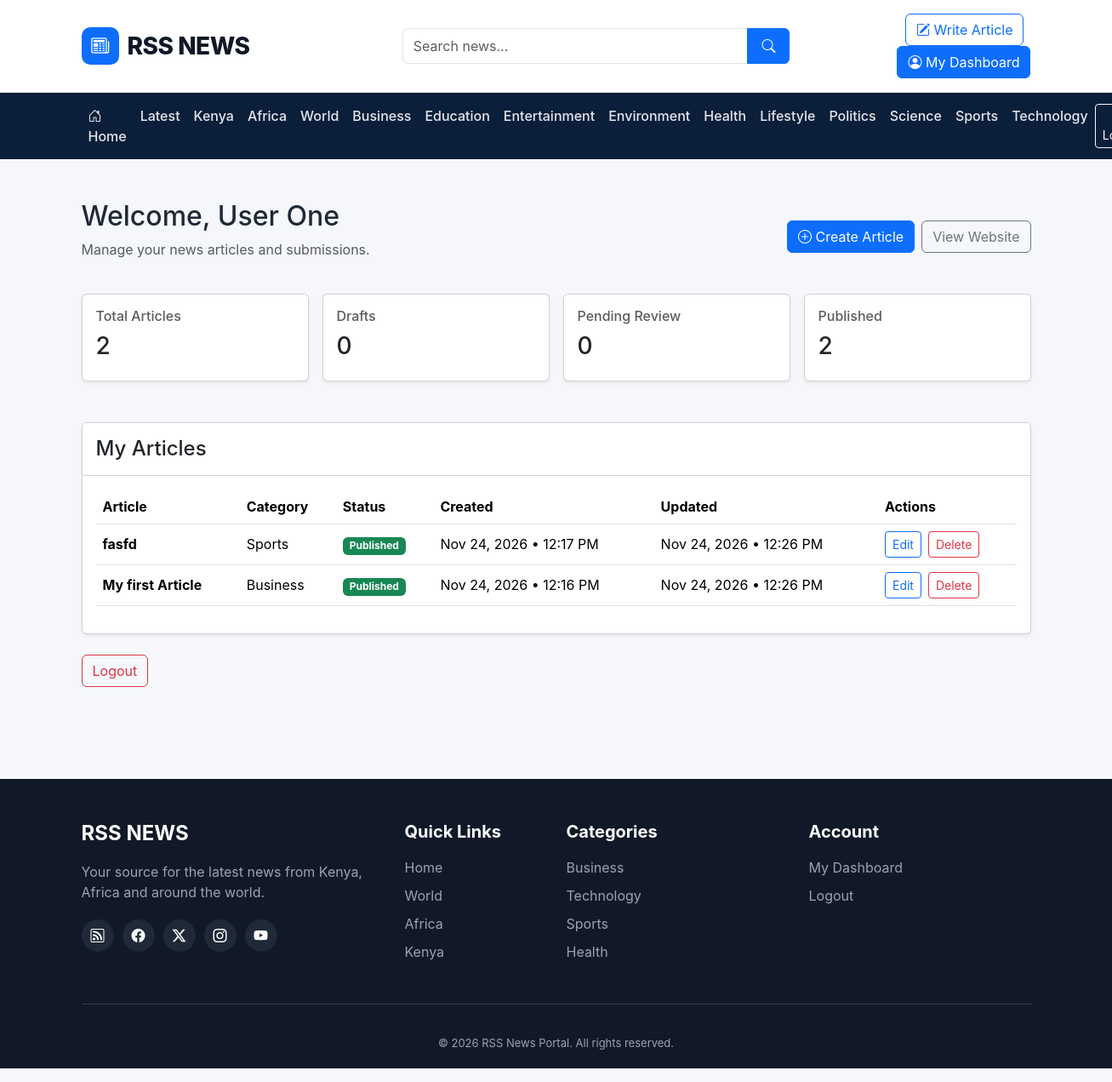
Page /user/dashboard.php (signed in) on the committed database.
### tables this page shows
CREATE TABLE `categories` (
  `id` int(10) UNSIGNED NOT NULL,
  `name` varchar(100) NOT NULL,
  `slug` varchar(150) NOT NULL,
  `description` varchar(255) DEFAULT NULL,
  `category_type` enum('topic','legacy_geo') NOT NULL DEFAULT 'topic',
  `status` enum('active','inactive') NOT NULL DEFAULT 'active',
  `created_at` timestamp NOT NULL DEFAULT current_timestamp(),
  `updated_at` timestamp NOT NULL DEFAULT current_timestamp() ON UPDATE current_timestamp()
);

CREATE TABLE `articles` (
  `id` int(10) UNSIGNED NOT NULL,
  `user_id` int(10) UNSIGNED DEFAULT NULL,
  `category_id` int(10) UNSIGNED DEFAULT NULL,
  `region` enum('kenya','africa','world') NOT NULL DEFAULT 'world',
  `country_code` char(2) DEFAULT NULL,
  `classification_confidence` decimal(5,2) DEFAULT NULL,
  `classification_source` enum('manual','rss_rules','author_review') NOT NULL DEFAULT 'manual',
  `classification_needs_review` tinyint(1) NOT NULL DEFAULT 0,
  `classification_notes` varchar(500) DEFAULT NULL,
  `is_featured` tinyint(1) NOT NULL DEFAULT 0,
  `is_breaking` tinyint(1) NOT NULL DEFAULT 0,
  `scheduled_at` datetime DEFAULT NULL,
  `rss_feed_id` int(10) UNSIGNED DEFAULT NULL,
  `title` varchar(255) NOT NULL,
  `slug` varchar(300) NOT NULL,
  `excerpt` text DEFAULT NULL,
  `content` longtext DEFAULT NULL,
  `featured_image` varchar(2048) DEFAULT NULL,
  `source_name` varchar(150) DEFAULT NULL,
  `source_url` varchar(2048) DEFAULT NULL,
  `article_type` enum('user','rss') NOT NULL DEFAULT 'user',
  `status` enum('draft','pending','published','rejected') NOT NULL DEFAULT 'draft',
  `published_at` datetime DEFAULT NULL,
  `created_at` timestamp NOT NULL DEFAULT current_timestamp(),
  `updated_at` timestamp NOT NULL DEFAULT current_timestamp() ON UPDATE current_timestamp(),
  `deleted_at` datetime DEFAULT NULL
);

### includes/functions.php (called while the page is built, shortened)
<?php
function e(mixed $value): string
{
    return htmlspecialchars((string) $value, ENT_QUOTES, 'UTF-8');
}
function url(string $path = ''): string
{
    return BASE_URL . '/' . ltrim($path, '/');
}
function formatNewsDate(?string $date): string
{
    $timestamp = strtotime($date);
    return $timestamp === false
        ? ''
        : date('M d, Y • h:i A', $timestamp);
}
function categoryUrl(string $slug): string
{
    return url('category.php?slug=' . urlencode($slug));
}

### includes/auth.php (called while the page is built, shortened)
<?php
require_once __DIR__ . '/functions.php';
function isLoggedIn(): bool
{
    return isset($_SESSION['user_id']);
}
function currentUserRole(): ?string
{
    return $_SESSION['user_role'] ?? null;
}

### user/dashboard.php (the view, shortened to what this page needs)
<?php
require_once __DIR__ . '/../config/database.php';
require_once __DIR__ . '/../includes/functions.php';
require_once __DIR__ . '/../includes/auth.php';
$userId = currentUserId();
$stmt = $pdo->prepare("
    SELECT
        a.id,
        a.title,
        a.slug,
        a.status,
        a.created_at,
        a.updated_at,
        a.published_at,
        c.name AS category_name
    FROM articles a
    LEFT JOIN categories c ON a.category_id = c.id
    WHERE a.user_id = ?
      AND a.article_type = 'user'
      AND a.deleted_at IS NULL
    ORDER BY a.created_at DESC
");
$stmt->execute([$userId]);
$articles = $stmt->fetchAll();
$statusCounts = [
    'draft' => 0,
    'pending' => 0,
    'published' => 0,
    'rejected' => 0
];
foreach ($articles as $article) {
    if (isset($statusCounts[$article['status']])) {
        $statusCounts[$article['status']]++;
    }
}
require_once __DIR__ . '/../includes/header.php';
?>
<div class="container py-5">
    <div class="d-flex flex-wrap justify-content-between align-items-center mb-4">
        <div>
            <h2>
                Welcome, <?= e($_SESSION['user_name'] ?? 'User') ?>
            </h2>
            <p class="text-muted">
                Manage your news articles and submissions.
            </p>
        </div>
        <div class="d-flex gap-2">
            <a href="<?= e(url('user/create_article.php')) ?>"
               class="btn btn-primary">
                <i class="bi bi-plus-circle"></i>
                Create Article
            </a>
            <a href="<?= e(url('index.php')) ?>"
               class="btn btn-outline-secondary">
                View Website
            </a>
        </div>
    </div>
    <div class="row g-3 mb-5">
        <div class="col-md-3">
            <div class="card shadow-sm">
                <div class="card-body">
                    <h6 class="text-muted">Total Articles</h6>
                    <h3><?= count($articles) ?></h3>
                </div>
            </div>
        </div>
        <div class="col-md-3">
            <div class="card shadow-sm">
                <div class="card-body">
                    <h6 class="text-muted">Drafts</h6>
                    <h3><?= $statusCounts['draft'] ?></h3>
                </div>
            </div>
        </div>
        <div class="col-md-3">
            <div class="card shadow-sm">
                <div class="card-body">
                    <h6 class="text-muted">Pending Review</h6>
                    <h3><?= $statusCounts['pending'] ?></h3>
                </div>
            </div>
        </div>
        <div class="col-md-3">
            <div class="card shadow-sm">
                <div class="card-body">
                    <h6 class="text-muted">Published</h6>
                    <h3><?= $statusCounts['published'] ?></h3>
                </div>
            </div>
        </div>
    </div>
    <div class="card shadow-sm">
        <div class="card-header bg-white py-3">
            <h4 class="mb-0">My Articles</h4>
        </div>
        <div class="card-body">
            <?php if (!$articles): ?>
                <div class="text-center py-5">
                    <i class="bi bi-newspaper display-4 text-muted"></i>
                    <h5 class="mt-3">You have not created any articles yet.</h5>
                    <p class="text-muted">
                        Start contributing by writing your first article.
                    </p>
                    <a href="<?= e(url('user/create_article.php')) ?>"
                       class="btn btn-primary">
                        Create Your First Article
                    </a>
                </div>
            <?php else: ?>
                <div class="table-responsive">
                    <table class="table table-hover align-middle">
                        <thead>
                            <tr>
                                <th>Article</th>
                                <th>Category</th>
                                <th>Status</th>
                                <th>Created</th>
                                <th>Updated</th>
                                <th>Actions</th>
                            </tr>
                        </thead>
                        <tbody>
                        <?php foreach ($articles as $article): ?>
                            <?php
                            $statusClass = match ($article['status']) {
                                'published' => 'success',
                                'pending' => 'warning',
                                'rejected' => 'danger',
                                default => 'secondary'
                            };
                            ?>
                            <tr>
                                <td>
                                    <strong><?= e($article['title']) ?></strong>
                                </td>
                                <td>
                                    <?= e($article['category_name'] ?? 'Uncategorized') ?>
                                </td>
                                <td>
                                    <span class="badge bg-<?= $statusClass ?>">
                                        <?= e(ucfirst($article['status'])) ?>
                                    </span>
                                </td>
                                <td>
                                    <?= e(formatNewsDate($article['created_at'])) ?>
                                </td>
                                <td>
                                    <?= e(formatNewsDate($article['updated_at'])) ?>
                                </td>
                                <td>
                                    <div class="d-flex gap-2">
                                        <a
                                            href="<?= e(url('user/edit_article.php?id=' . (int) $article['id'])) ?>"
                                            class="btn btn-sm btn-outline-primary"
                                        >
                                            Edit
                                        </a>
                                        <form
                                            method="POST"
                                            action="<?= e(url('user/delete_article.php')) ?>"
                                            onsubmit="return confirm('Are you sure you want to delete this article?');"
                                        >
                                            <button
                                                type="submit"
                                                class="btn btn-sm btn-outline-danger"
                                            >
                                                Delete
                                            </button>
                                        </form>
                                    </div>
                                </td>
                            </tr>
                        <?php endforeach; ?>
                        </tbody>
                    </table>
                </div>
            <?php endif; ?>
        </div>
    </div>
    <div class="mt-4">
        <a href="<?= e(url('logout.php')) ?>"
           class="btn btn-outline-danger">
            Logout
        </a>
    </div>
</div>
<?php require_once __DIR__ . '/../includes/footer.php'; ?>

### includes/header.php (shortened to what this page needs)
<?php
require_once __DIR__ . '/functions.php';
require_once __DIR__ . '/auth.php';
require_once __DIR__ . '/../config/database.php';
$loggedIn = isLoggedIn();
$userRole = currentUserRole();
$isStaff = in_array($userRole, ['admin', 'author'], true);
$dashboardPath = $userRole === 'admin' ? 'admin/index.php' : ($userRole === 'author' ? 'admin/articles.php' : 'user/dashboard.php');
?>
<!DOCTYPE html>
<html lang="en">
<head>
    <link href="https://cdn.jsdelivr.net/npm/bootstrap@5.3.3/dist/css/bootstrap.min.css" rel="stylesheet">
    <link href="https://cdn.jsdelivr.net/npm/bootstrap-icons@1.11.3/font/bootstrap-icons.css" rel="stylesheet">
    <link rel="stylesheet" href="<?= e(url('assets/css/style.css')) ?>">
</head>
<body>
<header class="main-header">
    <div class="container">
        <div class="row align-items-center py-3 g-3">
            <div class="col-lg-4 col-md-5">
                <a href="<?= e(url('index.php')) ?>" class="site-logo text-decoration-none">
                    <span class="logo-icon"><i class="bi bi-newspaper"></i></span>
                    <span>RSS NEWS</span>
                </a>
            </div>
            <div class="col-lg-5 col-md-7">
                <form action="<?= e(url('search.php')) ?>" method="GET" class="search-form">
                    <div class="input-group">
                        <input type="search" name="q" class="form-control"
                               placeholder="Search news..." required
                               value="<?= e($_GET['q'] ?? '') ?>">
                        <button class="btn btn-primary" type="submit" aria-label="Search">
                            <i class="bi bi-search"></i>
                        </button>
                    </div>
                </form>
            </div>
            <div class="col-lg-3 text-lg-end">
                <?php if ($loggedIn): ?>
                    <?php if (!$isStaff): ?>
                        <a href="<?= e(url('user/create_article.php')) ?>" class="btn btn-outline-primary me-2">
                            <i class="bi bi-pencil-square"></i> Write Article
                        </a>
                    <?php endif; ?>
                    <a href="<?= e(url($dashboardPath)) ?>" class="btn btn-primary">
                        <i class="bi bi-person-circle"></i> My Dashboard
                    </a>
                <?php else: ?>
                    <a href="<?= e(url('register.php')) ?>" class="btn btn-primary">
                        <i class="bi bi-person-plus"></i> Join Us
                    </a>
                <?php endif; ?>
            </div>
        </div>
    </div>
</header>
<nav class="navbar navbar-expand-lg navbar-dark main-navbar">
    <div class="container">
        <div class="collapse navbar-collapse" id="mainNavigation">
            <?php
            $navigationCategories = [];
            try {
                $navigationStmt = $pdo->query("
                    SELECT name, slug
                    FROM categories
                    WHERE status = 'active'
                      AND category_type = 'topic'
                      AND slug NOT IN ('kenya', 'africa', 'world')
                    ORDER BY name ASC
                    LIMIT 12
                ");
                $navigationCategories = $navigationStmt->fetchAll(PDO::FETCH_ASSOC);
            } catch (Throwable $navigationError) {
                error_log('Navigation categories error: ' . $navigationError->getMessage());
            }
            ?>
            <ul class="navbar-nav me-auto mb-2 mb-lg-0">
                <li class="nav-item"><a class="nav-link" href="<?= e(url('index.php')) ?>"><i class="bi bi-house-door"></i> Home</a></li>
                <li class="nav-item"><a class="nav-link" href="<?= e(url('latest.php')) ?>">Latest</a></li>
                <li class="nav-item"><a class="nav-link" href="<?= e(url('latest.php?region=kenya')) ?>">Kenya</a></li>
                <li class="nav-item"><a class="nav-link" href="<?= e(url('latest.php?region=africa')) ?>">Africa</a></li>
                <li class="nav-item"><a class="nav-link" href="<?= e(url('latest.php?region=world')) ?>">World</a></li>
                <?php foreach ($navigationCategories as $navigationCategory): ?>
                    <li class="nav-item">
                        <a class="nav-link" href="<?= e(categoryUrl($navigationCategory['slug'])) ?>">
                            <?= e($navigationCategory['name']) ?>
                        </a>
                    </li>
                <?php endforeach; ?>
            </ul>
            <div class="d-flex gap-2">
                <?php if ($loggedIn): ?>
                    <a href="<?= e(url('logout.php')) ?>" class="btn btn-outline-light btn-sm">
                        <i class="bi bi-box-arrow-right"></i> Logout
                    </a>
                <?php else: ?>
                    <a href="<?= e(url('login.php')) ?>" class="btn btn-outline-light btn-sm">
                        <i class="bi bi-person"></i> Login
                    </a>
                <?php endif; ?>
            </div>
        </div>
    </div>
</nav>
<main>

### assets/css/style.css (style rules this page uses)
:root { --primary: #0d6efd; --primary-dark: #084298; --dark: #111827; --light: #f5f7fa; --border: #e5e7eb; --text: #1f2937; --muted: #6b7280; }
* { box-sizing: border-box; }
body { margin: 0; background: var(--light); color: var(--text); font-family: -apple-system, BlinkMacSystemFont, "Segoe UI", Roboto, Arial, sans-serif; }
.main-header { background: white; border-bottom: 1px solid var(--border); }
.site-logo { display: inline-flex; align-items: center; gap: 10px; text-decoration: none; color: var(--dark); font-size: 28px; font-weight: 800; letter-spacing: -0.5px; }
.logo-icon { width: 44px; height: 44px; display: inline-flex; align-items: center; justify-content: center; background: var(--primary); color: white; border-radius: 10px; font-size: 21px; }
.search-form .form-control { border-radius: 6px 0 0 6px; min-height: 42px; }
.search-form .btn { min-width: 50px; }
.main-navbar { background: #0b1f3a; padding: 0; }
.main-navbar .nav-link { color: #e5e7eb; font-weight: 500; padding: 15px 13px; }
main { min-height: 600px; }

### rows in the picture
categories: name "Business"
categories: name "Education"
categories: name "Entertainment"
categories: name "Environment"
categories: name "Health"
categories: name "Lifestyle"
categories: name "Politics"
categories: name "Science"
categories: name "Sports"
categories: name "Technology"
articles: title "fasfd", category.name "Sports", status "Published", created_at "Nov 24, 2026 • 12:17 PM", updated_at "Nov 24, 2026 • 12:26 PM"
articles: title "My first Article", category.name "Business", status "Published", created_at "Nov 24, 2026 • 12:16 PM", updated_at "Nov 24, 2026 • 12:26 PM"

### other values in the picture
$_SESSION['user_name'] "User One"
count($articles) "2"
$statusCounts['draft'] "0"
$statusCounts['pending'] "0"
$statusCounts['published'] "2"
